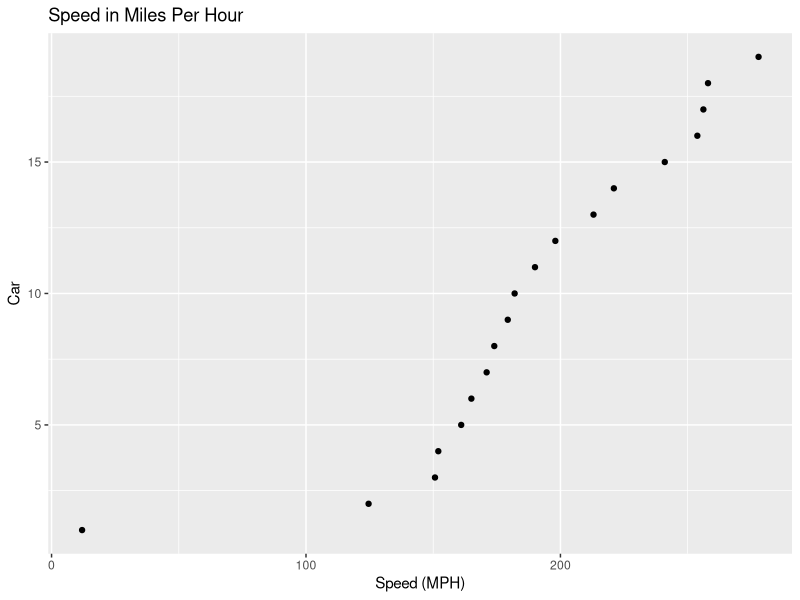
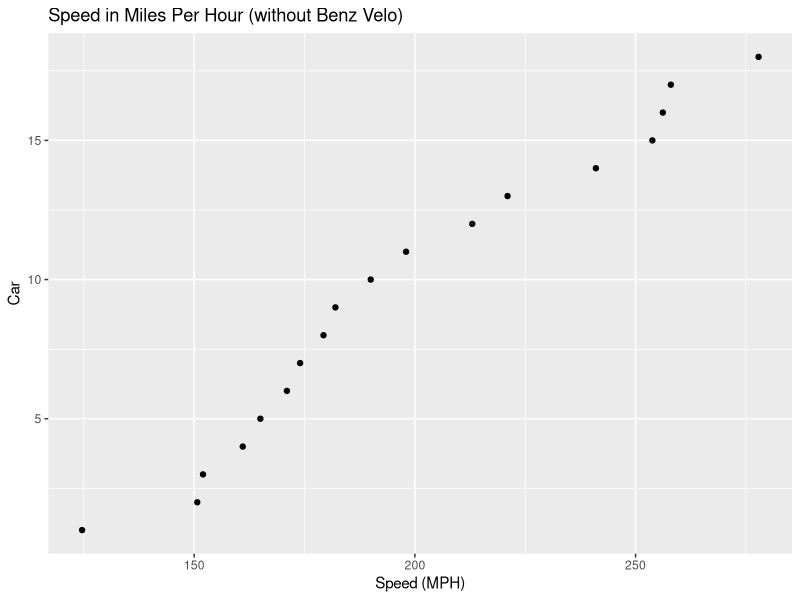
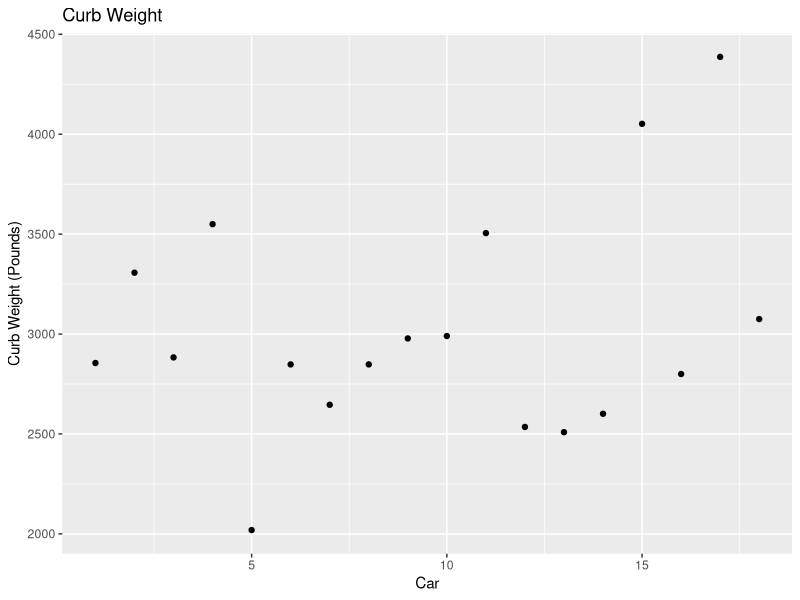
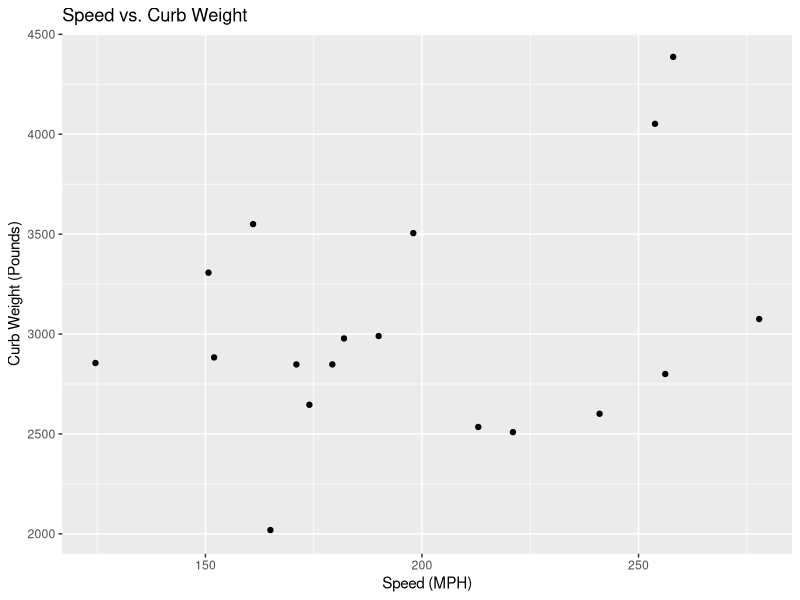
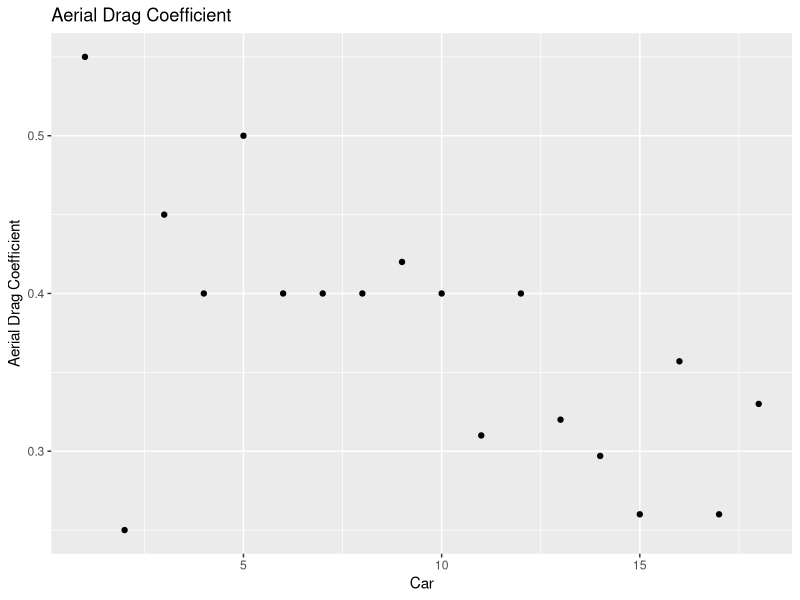
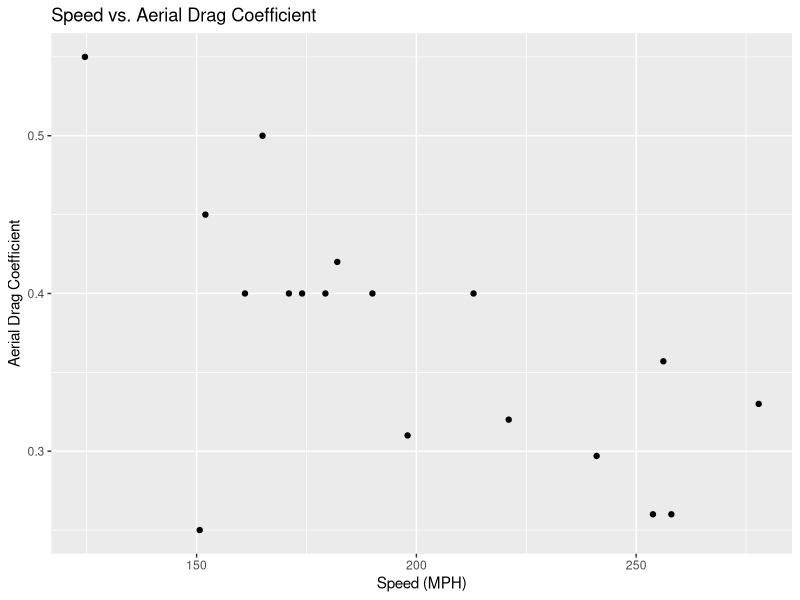
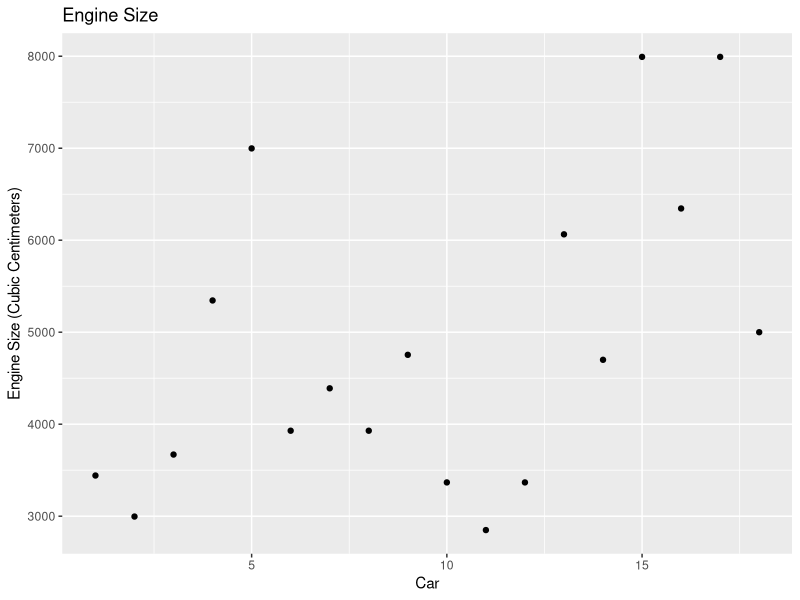
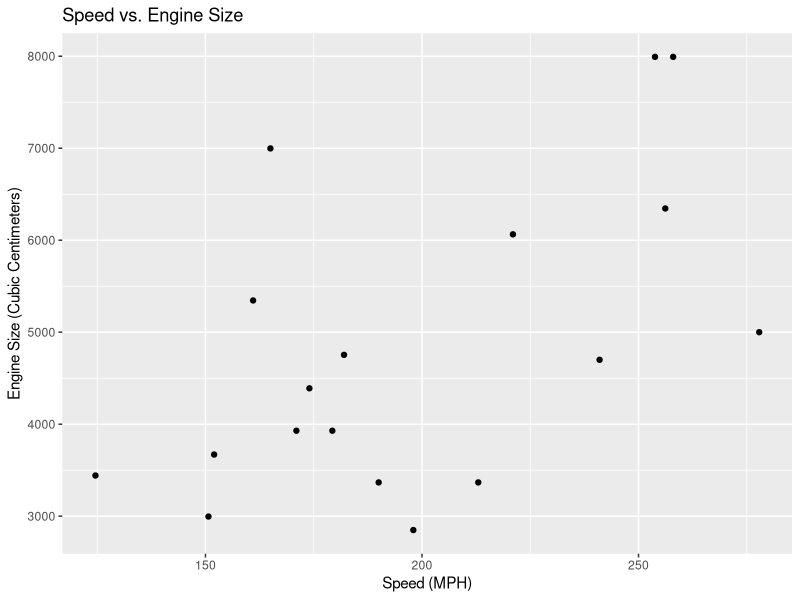

Generate these figures, in order, with R:
## ---- chunk 1
library(ggplot2)
library(knitr)
library(kableExtra)
options(knitr.table.format = "html") 

years <- c(1894, 1949, 1955, 1959, 1963, 1965, 1967, 1968, 1969, 1982, 1983, 1986, 1987, 1993, 2004, 2005, 2007, 2010, 2017)


makeModel <- c("Benz Velo", "Jaguar XK120", "Mercedes-Benz 300SL", "Aston Martin DB4 GT", "Iso Grifo GL 365", "AC Cobra Mk III 427", "Lamborghini Miura P400", "Ferrari 365 GTB/4 Daytona", "Lamborghini Miura P400S", "Lamborghini Countach LP500 S", "Ruf BTR", "Porsche 959", "Ruf CTR", "McLaren F1", "Koenigsegg CCR", "Bugatti Veyron EB 16.4", "SSC Ultimate Aero TT", "Bugatti Veyron 16.4 Super Sport", "Koenigsegg Agera RS")

speed <- c(12, 124.6, 150.7, 152, 161, 165, 171, 174, 179.3, 182, 190, 198, 213, 221, 241.009, 253.81, 256.18, 258, 277.87)

data.frame(years, makeModel, floor(speed)) %>%
  kable() %>%
  kable_styling()

## ---- chunk 2

ggplot(data.frame(speed), aes(x = speed, y = c(1, 2, 3, 4, 5, 6, 7, 8, 9, 10, 11, 12, 13, 14, 15, 16, 17, 18, 19))) +
    geom_point() + 
    labs(title = "Speed in Miles Per Hour", x = "Speed (MPH)", y = "Car")

## ---- chunk 3

ggplot(data.frame(speed[-1]), aes(x = speed[-1], y = c(1, 2, 3, 4, 5, 6, 7, 8, 9, 10, 11, 12, 13, 14, 15, 16, 17, 18))) +
    geom_point() + 
    labs(title = "Speed in Miles Per Hour (without Benz Velo)", x = "Speed (MPH)", y = "Car")

## ---- chunk 4
transmission <- c("auto", "auto", "auto", "auto", "manual", "manual", "manual", "manual", "manual", "manual", "manual", "manual", "manual", "manual", "manual", "dct", "auto", "dct", "dct")

data.frame(makeModel, transmission) %>%
  kable() %>%
  kable_styling()
## ---- chunk 5
curbWeight <- c(NA, 2855, 3307, 2883, 3550, 2019, 2848, 2646, 2848, 2978, 2990, 3505, 2535, 2509, 2601, 4052, 2800, 4387, 3075)

data.frame(makeModel[-1], curbWeight[-1]) %>%
  kable() %>%
  kable_styling()

sd(curbWeight[-1])
range(curbWeight[-1])

ggplot(data.frame(curbWeight[-1]), aes(y = curbWeight[-1], x = c(1, 2, 3, 4, 5, 6, 7, 8, 9, 10, 11, 12, 13, 14, 15, 16, 17, 18))) +
    geom_point() + 
    labs(title = "Curb Weight", x = "Car", y = "Curb Weight (Pounds)")

ggplot(data.frame(speed[-1], curbWeight[-1]), aes(y = curbWeight[-1], x = speed[-1])) +
    geom_point() + 
    labs(title = "Speed vs. Curb Weight", x = "Speed (MPH)", y = "Curb Weight (Pounds)")
## ---- chunk 6
speedCurbWeightCorrelation <- cor(speed[-1], curbWeight[-1])
speedCurbWeightCorrelation
## ---- chunk 7
aerialDragCoefficient <- c(NA, 0.55, 0.25, 0.45, 0.40, 0.5, 0.4, 0.4, 0.4, 0.42, 0.4, 0.31, 0.4, 0.32, 0.297, 0.26, 0.357, 0.26, 0.33)

data.frame(makeModel[-1], aerialDragCoefficient[-1]) %>%
  kable() %>%
  kable_styling()

ggplot(data.frame(aerialDragCoefficient[-1]), aes(y = aerialDragCoefficient[-1], x = c(1, 2, 3, 4, 5, 6, 7, 8, 9, 10, 11, 12, 13, 14, 15, 16, 17, 18))) +
    geom_point() + 
    labs(title = "Aerial Drag Coefficient", x = "Car", y = "Aerial Drag Coefficient")

ggplot(data.frame(speed[-1], aerialDragCoefficient[-1]), aes(y = aerialDragCoefficient[-1], x = speed[-1])) +
    geom_point() + 
    labs(title = "Speed vs. Aerial Drag Coefficient", x = "Speed (MPH)", y = "Aerial Drag Coefficient")
## ---- chunk 8
speedAerialDragCoefficient <- cor(speed[-1], aerialDragCoefficient[-1])
speedAerialDragCoefficient
## ---- chunk 9
engineSize <- c(1045, 3442, 2996, 3670, 5345, 6998, 3929, 4390, 3929, 4754, 3367, 2849, 3367, 6064, 4700, 7993, 6345, 7993, 5000)

data.frame(makeModel, engineSize) %>%
  kable() %>%
  kable_styling()

ggplot(data.frame(engineSize[-1]), aes(y = engineSize[-1], x = c(1, 2, 3, 4, 5, 6, 7, 8, 9, 10, 11, 12, 13, 14, 15, 16, 17, 18))) +
    geom_point() + 
    labs(title = "Engine Size", x = "Car", y = "Engine Size (Cubic Centimeters)")

ggplot(data.frame(speed[-1], engineSize[-1]), aes(y = engineSize[-1], x = speed[-1])) +
    geom_point() + 
    labs(title = "Speed vs. Engine Size", x = "Speed (MPH)", y = "Engine Size (Cubic Centimeters)")
## ---- chunk 10
speedEngineSizeCorrelation <- cor(speed[-1], engineSize[-1])
speedEngineSizeCorrelation
## ---- chunk 11
numberOfCylinders <- c(1, 6, 6, 6, 8, 8, 12, 12, 12, 12, 6, 6, 6, 12, 8, 16, 8, 16, 8)

data.frame(makeModel, numberOfCylinders) %>%
  kable() %>%
  kable_styling()

ggplot(data.frame(numberOfCylinders[-1]), aes(y = numberOfCylinders[-1], x = c(1, 2, 3, 4, 5, 6, 7, 8, 9, 10, 11, 12, 13, 14, 15, 16, 17, 18))) +
    geom_point() + 
    labs(title = "Number of Cylinders", x = "Car", y = "Number of Cylinders")

ggplot(data.frame(speed[-1], numberOfCylinders[-1]), aes(y = numberOfCylinders[-1], x = speed[-1])) +
    geom_point() + 
    labs(title = "Speed vs. Number of Cylinders", x = "Speed (MPH)", y = "Number of Cylinders")
## ---- chunk 12
speedNumberOfCylindersCorrelation <- cor(speed[-1], numberOfCylinders[-1])
speedNumberOfCylindersCorrelation
## ---- chunk 13
turboChargers <- c(0, 0, 0, 0, 0, 0, 0, 0, 0, 0, 1, 2, 2, 0, 2, 4, 0, 4, 2)

data.frame(makeModel, turboChargers) %>%
  kable() %>%
  kable_styling()

ggplot(data.frame(turboChargers[-1]), aes(y = turboChargers[-1], x = c(1, 2, 3, 4, 5, 6, 7, 8, 9, 10, 11, 12, 13, 14, 15, 16, 17, 18))) +
    geom_point() + 
    labs(title = "Number of Turbochargers", x = "Car", y = "Number of Turbochargers")

ggplot(data.frame(speed[-1], turboChargers[-1]), aes(y = turboChargers[-1], x = speed[-1])) +
    geom_point() + 
    labs(title = "Speed vs. Number of Turbochargers", x = "Speed (MPH)", y = "Number of Turbochargers")
## ---- chunk 14
speedTurboChargersCorrelation <- cor(speed[-1], turboChargers[-1])
speedTurboChargersCorrelation
## ---- chunk 15
brakeHorsepower <- c(1.5, 160, 212, 302, 360, 485, 350, 352, 370, 375, 369, 444, 463, 618, 806, 987, 1183, 1183, 1341)

data.frame(makeModel, brakeHorsepower) %>%
  kable() %>%
  kable_styling()

ggplot(data.frame(brakeHorsepower[-1]), aes(y = brakeHorsepower[-1], x = c(1, 2, 3, 4, 5, 6, 7, 8, 9, 10, 11, 12, 13, 14, 15, 16, 17, 18))) +
    geom_point() + 
    labs(title = "Brake Horsepower", x = "Car", y = "Brake Horsepower")

ggplot(data.frame(speed[-1], brakeHorsepower[-1]), aes(y = brakeHorsepower[-1], x = speed[-1])) +
    geom_point() + 
    labs(title = "Speed vs. Brake Horsepower", x = "Speed (MPH)", y = "Brake Horsepower")


speedBrakeHorsepowerCorrelation <- cor(speed[-1], brakeHorsepower[-1])
speedBrakeHorsepowerCorrelation
## ---- chunk 16
torque <- c(NA, 193, 217, 240, 360, 480, 295, 318, 295, 308, 350, 369, 408, 479, 679, 922, 634, 1106, 944)

data.frame(makeModel[-1], torque[-1]) %>%
  kable() %>%
  kable_styling()

ggplot(data.frame(torque[-1]), aes(y = torque[-1], x = c(1, 2, 3, 4, 5, 6, 7, 8, 9, 10, 11, 12, 13, 14, 15, 16, 17, 18))) +
    geom_point() + 
    labs(title = "Torque", x = "Car", y = "Torque (Pound-Feet)")

ggplot(data.frame(speed[-1], torque[-1]), aes(y = torque[-1], x = speed[-1])) +
    geom_point() + 
    labs(title = "Speed vs. Torque", x = "Speed (MPH)", y = "Torque (Pound-Feet)")


speedTorqueCorrelation <- cor(speed[-1], torque[-1])
speedTorqueCorrelation
## ---- chunk 17

ggplot(data.frame(speed[-1], years[-1]), aes(y = years[-1], x = speed[-1])) +
    geom_point() + 
    labs(title = "Speed vs. Year", x = "Speed (MPH)", y = "Year")

ggplot(data.frame(speed, years), aes(y = years, x = speed)) +
    geom_point() + 
    labs(title = "Speed vs. Year", x = "Speed (MPH)", y = "Year")

speedYearCorrelation <- cor(speed, years)
speedYearCorrelation
